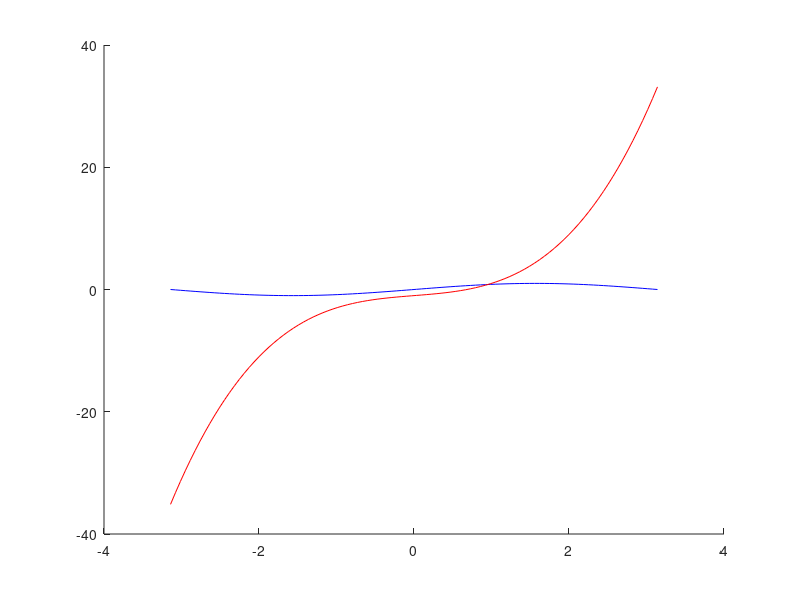

Recreate this plot in MATLAB.
% 
% Лабораторная работа 3
% Численные методы
% Вариант 2
%
% Задание 2
% 
% Найти корни уравнения sin(x) = x^3 + x − 1 с помощью функции fzero.
% Использовать указатели на функции. Для определения начальных приближений
% нарисовать левую и правую часть на графике и воспользоваться функцией
% ginput. Функция должна позволять последовательно выбрать несколько
% начальных приближений (без повторного запуска), для каждого такого
% приближения нарисовать на графике найденное решение, а также вывести
% в терминал найденный корень и соответствующую ему невязку.

f1 = @(x) sin(x);
f2 = @(x) x.^3 + x - 1;
f = @(x) f1(x) - f2(x);

x = linspace(-pi, pi, 100);

figure('Position', [100 100 1000 1000]);
hold on;

plot(x, f1(x), 'b', x, f2(x), 'r');

[x0, y0] = ginput();
solution = zeros(1, size(x0, 2));

for i = 1 : size(x0, 1)
    solution(i) = fzero(f, x0(i));
    disp_arg = ['x0 = ', num2str(x0(i)), '  solution = ', num2str(solution(i)), '  disparity = ', num2str(f(solution(i)))];
    disp(disp_arg);
end

plot(solution, f1(solution), 'm*', 'MarkerSize', 20);

hold off;